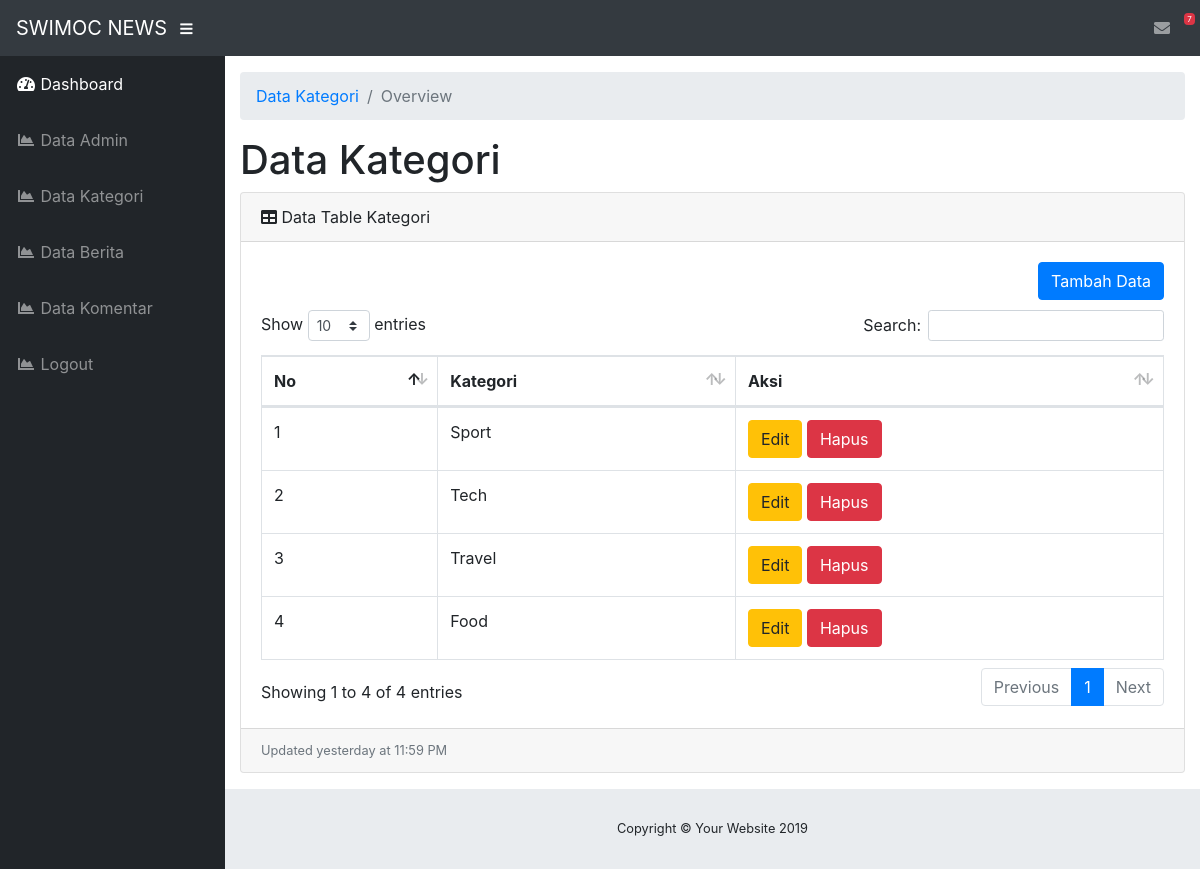
/admin/index.php?page=module/kategori/index (signed in), run on the app's committed database.
### tables this page shows
CREATE TABLE `tb_kategori` (
  `kategori_id` int(11) NOT NULL,
  `kategori_nama` varchar(100) NOT NULL
);

### admin/module/kategori/index.php (the view)
<div id="content-wrapper">
  <div class="container-fluid">
    <ol class="breadcrumb">
      <li class="breadcrumb-item">
        <a href="index.php?page=module/kategori/index">Data Kategori</a>
      </li>
      <li class="breadcrumb-item active">Overview</li>
    </ol>
    <h1>Data Kategori</h1>
    <div class="card mb-3">
      <div class="card-header">
        <i class="fas fa-table"></i>
        Data Table Kategori</div>
      <div class="card-body">
        <a href="index.php?page=module/Kategori/tambah" class="btn btn-primary" style="float: right">Tambah Data</a> <br><br>
        <div class="table-responsive">
          <table class="table table-bordered" id="dataTable" width="100%" cellspacing="0">
            <thead>
              <tr>
                <th>No</th>
                <th>Kategori</th>
                <th>Aksi</th>
              </tr>
            </thead>
            <tbody>
              <?php
              $no = 1;
              $ambil = $koneksi->query("SELECT * FROM tb_kategori");
              while ($pecah = $ambil->fetch_object()) {
              ?>
                <tr>
                  <td><?php echo $no++ ?></td>
                  <td><?php echo $pecah->kategori_nama ?></td>
                  <td>
                    <a href="index.php?page=module/kategori/edit&id= <?php echo $pecah->kategori_id ?>" class="btn btn-warning">Edit</a>
                    <a href="index.php?page=module/kategori/hapus&id= <?php echo $pecah->kategori_id ?>" class="btn btn-danger">Hapus</a>
                  </td>
                </tr>
              <?php } ?>
            </tbody>
          </table>
        </div>
      </div>
      <div class="card-footer small text-muted">Updated yesterday at 11:59 PM</div>
    </div>
  </div>
  <footer class="sticky-footer">
    <div class="container my-auto">
      <div class="copyright text-center my-auto">
        <span>Copyright © Your Website 2019</span>
      </div>
    </div>
  </footer>
</div>

### data on the page
tb_kategori: kategori_nama "Sport"
tb_kategori: kategori_nama "Tech"
tb_kategori: kategori_nama "Travel"
tb_kategori: kategori_nama "Food"
